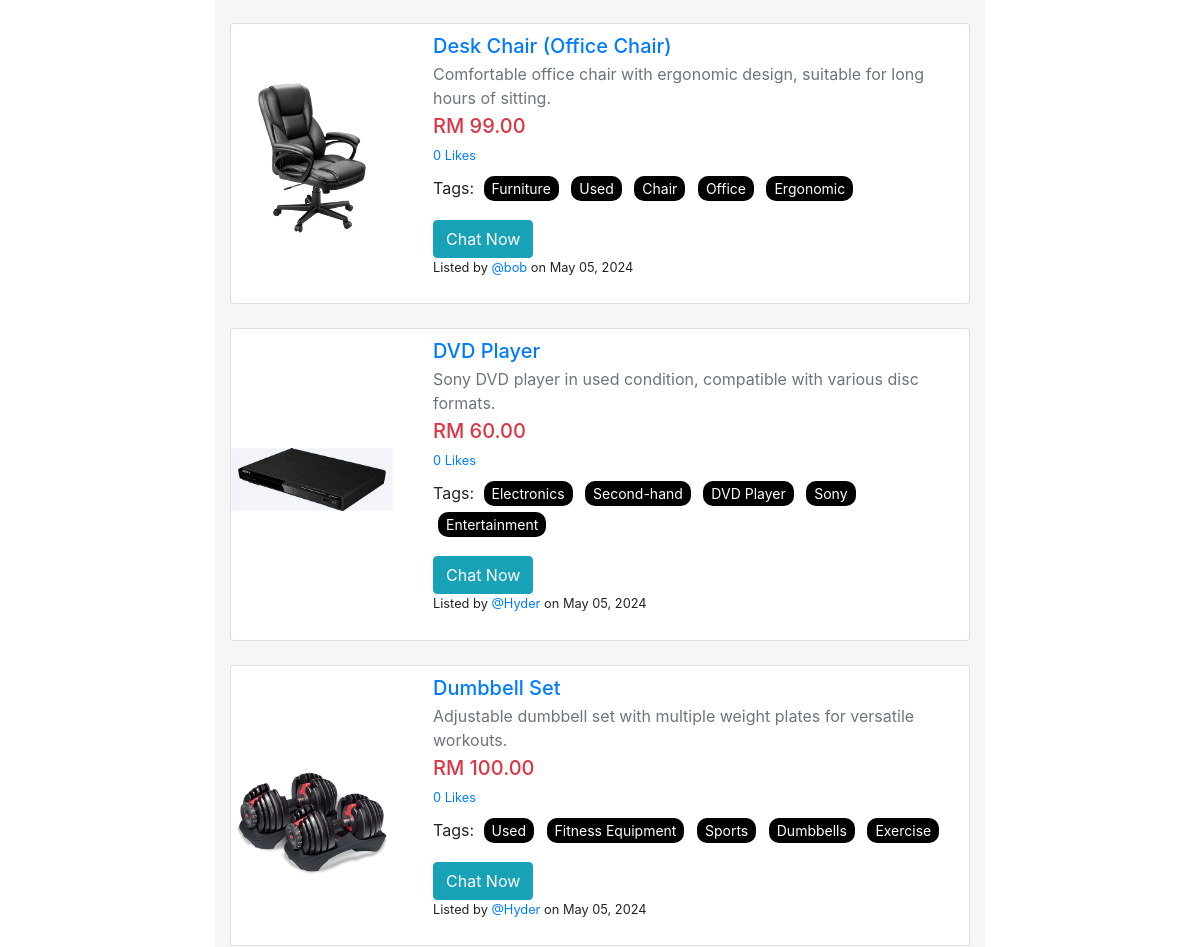
Before: /item/ (middle part) with the older database file.
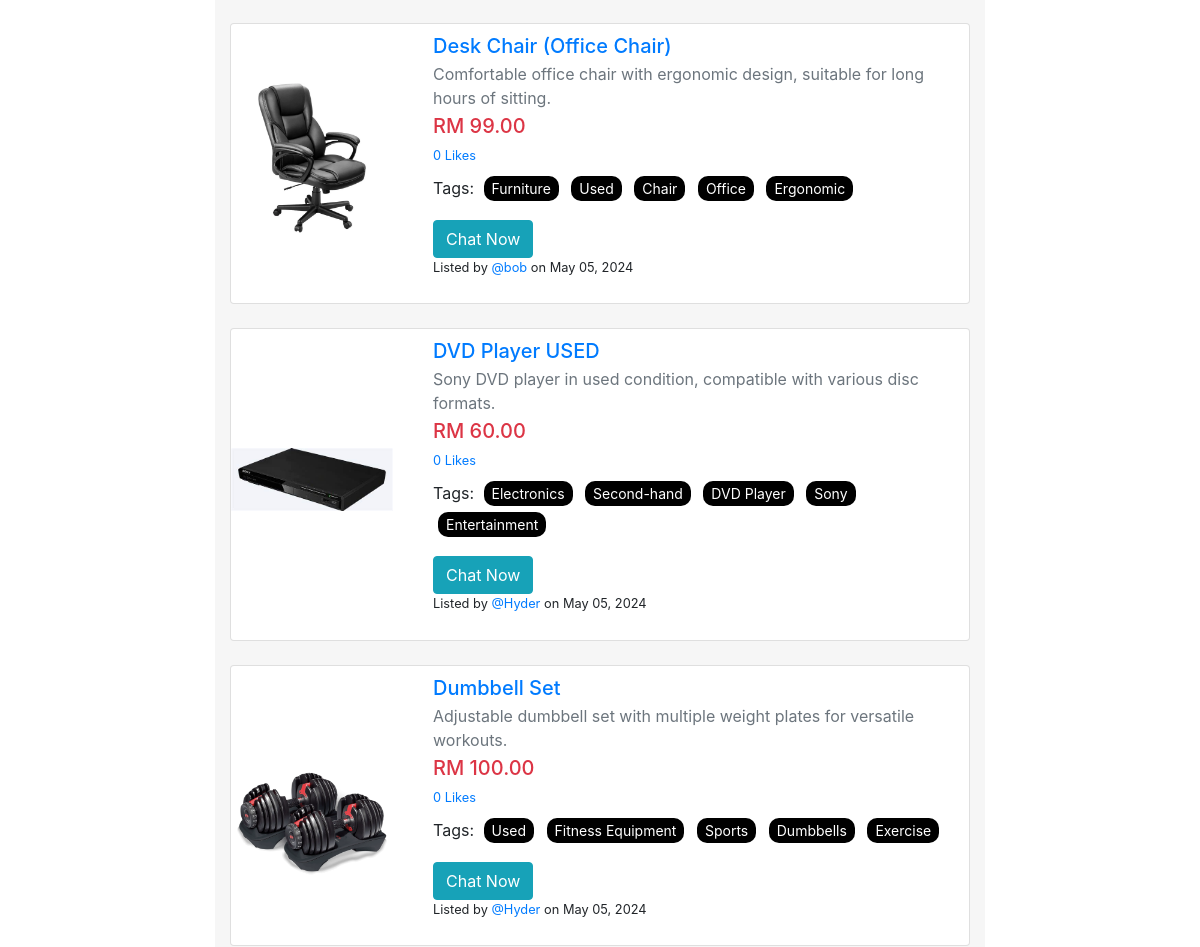
After: the same page with the newer database file.
### item/models.py (models this page shows, shortened)
class Item(models.Model):
    tags = TaggableManager()
    item_name = models.CharField(max_length=200)
    item_desc = models.CharField(max_length=200)
    item_detail = models.CharField(max_length=2000)
    item_price = models.DecimalField(max_digits=10, decimal_places=2, validators=[MinValueValidator(Decimal('0.01'))])
    item_image = models.ImageField(upload_to='images_item', default="notfound.png")
    created =  models.DateTimeField(auto_now_add=True)
    user_name = models.ForeignKey(settings.AUTH_USER_MODEL, on_delete=models.CASCADE,default=1)
    liked_by = models.ManyToManyField(settings.AUTH_USER_MODEL, related_name='item_liked',blank= True)

### item/views.py (the view)
# urls.py: path('', views.index, name='index'),
def index(request):
    item_list = Item.objects.select_related('user_name').annotate(like_count=Count('liked_by')).all().order_by('-created')  # Include related user data
    tag = request.GET.get('tag')
    if tag:
        item_list = item_list.filter(tags__name__in=[tag])
    min_price = request.GET.get('min_price')
    max_price = request.GET.get('max_price')
    start_date = request.GET.get('start_date')
    end_date = request.GET.get('end_date')
    show_my_items = request.GET.get('show_my_items', 'off')
    search_type = request.GET.get('search_type')
    search_query = request.GET.get('search_query')
    active_filter_name = None
    active_filter_value = None
    if search_type == 'item_name' and search_query:
        item_list = item_list.filter(item_name__icontains=search_query)
        active_filter_name = 'Item Name'
        active_filter_value = search_query
    elif search_type == 'seller_name' and search_query:
        item_list = item_list.filter(user_name__username__icontains=search_query)
        active_filter_name = 'Seller Name'
        active_filter_value = search_query
    if min_price and max_price:
        item_list = item_list.filter(item_price__gte=min_price, item_price__lte=max_price)
        active_filter_name = 'Price Range'
        active_filter_value = f"{min_price} to {max_price}"
    if start_date:
        start_date = datetime.strptime(start_date, '%Y-%m-%d')
        item_list = item_list.filter(created__gte=start_date)
    if end_date:
        end_date = datetime.strptime(end_date, '%Y-%m-%d')
        end_date = end_date + timedelta(days=1) - timedelta(seconds=1)
        item_list = item_list.filter(created__lt=end_date)  # Using __lt to include "just before midnight"
    if show_my_items == 'on':
        item_list = item_list.filter(user_name=request.user)
        active_filter_name = 'My Items'
        active_filter_value = 'My items'
    page_number = request.GET.get('page')
    paginator = Paginator(item_list, 12)  # Assuming 12 items per page
    page_obj = paginator.get_page(page_number)
    context = {
        'item_list': page_obj,
        'result_count': page_obj.paginator.count,
        'show_my_items': show_my_items,
        'active_filter_name': active_filter_name,
        'active_filter_value': active_filter_value,
        'tag': tag,  # Optionally pass the tag to highlight it or use it in the template
        'start_date': start_date,  # Pass start_date to the template
        'end_date': end_date,  # Pass end_date to the template
        'min_price': min_price,  # Pass min_price to the template
        'max_price': max_price,  # Pass max_price to the template
    }
    return render(request, 'item/index.html', context)

### item/templatetags/item_custom_filters.py (called while the page is built)
@register.filter
def remove_param(request_get, param):
    modified = request_get.copy()
    modified.pop(param, None)
    return modified.urlencode()

### users/context_processors.py (called while the page is built)
def unread_message_count(request):
    if request.user.is_authenticated:
        count = Message.objects.filter(recipient=request.user.profile, is_read=False).count()
        return {'unread_message_count': count}
    return {}

### item/templates/item/index.html (shortened to what this page needs)
{% extends 'users/base.html' %}
{% load static %}
{% load item_custom_filters %}
{% block body %}
<div class="container-fluid">
    <div class="row">
        <section class="col-md-2 filter-column collapse d-md-block" id="filterMenu">
        </section>
        <section class="col-12 col-md-8">
            <div id="item-cards-section" style="background-color: #eeeeee8c;padding-top: 10px;">
                <div class="container py-2">
                    {% for item in item_list %}
                    <div class="card mb-4 zoom-card">
                        <div class="row align-items-center">
                            <div class="col-md-3">
                                <div class="bg-image zoom-image ripple" style="overflow: hidden;">
                                    <a href="{% url 'item:detail' item.id %}" class="text-reset">
                                        <img src="{{ item.item_image.url }}" class="img-fluid"
                                            style="width: 100%; height: 150px; object-fit: contain;">
                                    </a>
                                </div>
                            </div>
                            <div class="col-md-9">
                                <div class="card-body item-card-body">
                                    <a href="{% url 'item:detail' item.id %}" class="text-reset">
                                        <h5 class="card-title mb-1">{{ item.item_name }}</h5>
                                        <p class="mb-1 text-muted">{{ item.item_desc }}</p>
                                        <h5 class="mb-2 text-danger">RM {{ item.item_price }}</h5>
                                        <p class="small mb-2">{{ item.like_count }} Likes</p>
                                    </a>
                                    <div>
                                        <div class="tags">
                                            <p>Tags:
                                                {% if item.tags.all %}
                                                {% for tag in item.tags.all %}
                                                <a href="{% url 'item:index' %}?tag={{ tag.name }}"><span
                                                        class="tag">{{tag.name }}</span></a>
                                                {% endfor %}
                                                {% else %}
                                                <small>No Tags</small>
                                                {% endif %}
                                            </p>
                                        </div>
                                        {% if request.user != item.user_name %}
                                        <a id="send-message-btn" href="{% url 'chat' item.user_name.profile.pk %}"
                                            class="btn btn-info">Chat Now</a>
                                        {% else %}
                                        <a href="{% url 'item:update_item' item.id %}"
                                            class="btn btn-outline-warning btn-sm">Edit</a>
                                        <a href="{% url 'item:delete_item' item.id %}"
                                            class="btn btn-outline-danger btn-sm">Delete</a>
                                        {% endif %}
                                    </div>
                                    <p class="small">Listed by <a
                                            href="{% url 'account' item.user_name.username %}">@{{item.user_name}}</a>
                                        on {{ item.created|date:"F d, Y" }}</p>
                                </div>
                            </div>
                        </div>
                    </div>
                    {% empty %}
                    <div class="col-12">
                        <p class="text-center">No items found.</p>
                    </div>
                    {% endfor %}
                </div>
            </div>
        </section>
    </div>
    {% endblock %}

Changed rows visible on the page:
changed Item "Sony DVD player in used condition, compatible with various disc formats.": item_name "DVD Player" → "DVD Player USED"
